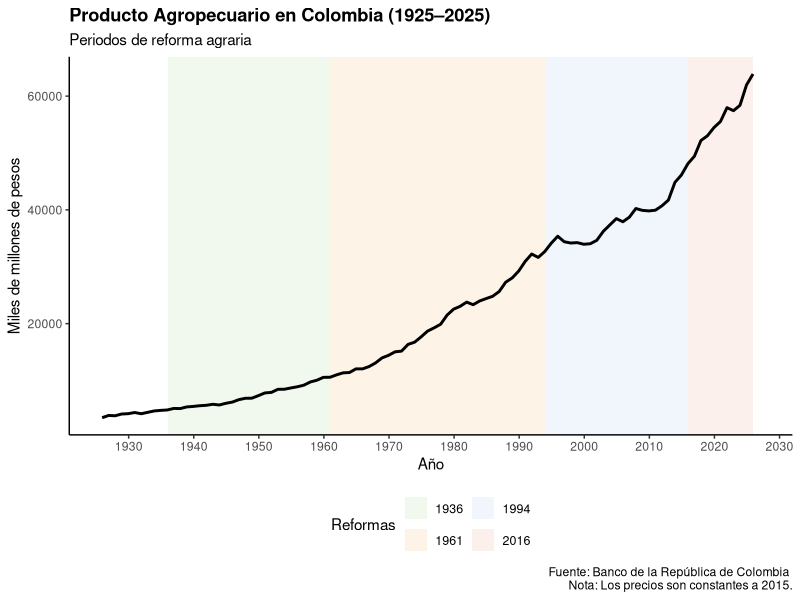

Write the R code that produced this figure.
## ---- chunk 1
# grafica de las series de tiempo del producto agropecuario y del consumo de los hogares
library(ggplot2)
library(readr)
# Cargar los datos
df_producto_agropecuario <- read_csv("Base_100_Anios_Construccion.csv")
df_consumo_final <- read_csv("Base_100_Anios_Consumo.csv")

# Unimos las dos series en un solo data frame para graficar
df <- data.frame(
    Año = df_producto_agropecuario$Año,
    Producto_Agropecuario = df_producto_agropecuario$Valor,
    Consumo_Hogares = df_consumo_final$Valor
)

df$Año <- as.Date(as.character(df$Año), format = "%Y")

reformas <- data.frame(
  inicio = as.Date(c("1936-01-01", "1961-01-01", "1994-01-01", "2016-01-01")),
  fin    = as.Date(c("1960-12-31", "1993-12-31", "2015-12-31", "2025-12-31")),
  nombre = c("1936", "1961", "1994", "2016"),
  fill   = c("#c7e9c0", "#fdd0a2", "#c6dbef", "#f4c3b5ff")
)

ggplot(df, aes(x = Año, y = Producto_Agropecuario)) +
  geom_rect(
    data = reformas,
    aes(xmin = inicio, xmax = fin, ymin = -Inf, ymax = Inf, fill = nombre),
    alpha = 0.25, inherit.aes = FALSE
  ) +
  scale_fill_manual(values = setNames(reformas$fill, reformas$nombre)) +
  geom_line(size = 1, color = "black") +
  labs(
    title = "Producto Agropecuario en Colombia (1925–2025)",
    subtitle = "Periodos de reforma agraria",
    x = "Año",
    y = "Miles de millones de pesos",
    fill = "Reformas",
  caption = "Fuente: Banco de la República de Colombia \n Nota: Los precios son constantes a 2015."
  ) +
  coord_cartesian(xlim = c(min(df$Año), max(df$Año) + 365)) +
  scale_x_date(date_breaks = "10 years", date_labels = "%Y") +
  theme_classic() +
  theme(legend.position = "bottom", legend.text = element_text(size = 9), plot.title = element_text(face = "bold")) +
  guides(fill = guide_legend(nrow = 2))
## ---- chunk 2

library(tseries)
library(readr)
library(strucchange)
library(forecast)
library(urca)
library(knitr)
library(kableExtra)

# Cargar datos
df <- read_csv("Base_100_Anios_Construccion.csv")
ts_producto <- ts(df$Valor, 
                   start = min(df$Año), 
                   end = max(df$Año))

bp <- breakpoints(Valor ~ Año, data = df)

idx <- bp$breakpoints

quiebres <- data.frame(
  Año = as.integer(df$Año[idx]),
  Producto_Agropecuario = as.numeric(df$Valor[idx])
)

kable(quiebres, align = "c", booktabs = TRUE) %>%
  kable_styling(
    latex_options = c("hold_position"),
    position = "center",
    full_width = FALSE
  ) %>%
  column_spec(1, bold = TRUE) %>%
  add_header_above(c("Quiebres Estructurales Identificados" = 2))
## ---- chunk 3
# --- Tendencia ---
df$t <- 1:nrow(df)

# --- Bai-Perron ---
bp <- breakpoints(Valor ~ t, data = df)

# --- Modelo con regímenes ---
modelo <- lm(Valor ~ breakfactor(bp) + breakfactor(bp):t, data = df)

# --- Extraer pendientes ---
coefs <- coef(modelo)
pendientes <- coefs[grep(":t", names(coefs))]

# --- Calcular cambios en pendiente ---
cambios <- diff(pendientes)

# --- Fechas de quiebres ---
fechas_quiebre <- as.integer(df$Año[bp$breakpoints])

# --- Tabla final ---
tabla_cambios <- data.frame(
  Año_Quiebre = fechas_quiebre,
  Cambio_Pendiente = as.numeric(cambios)
)

# --- Tabla bonita ---
kable(tabla_cambios, align = "c", booktabs = TRUE) %>%
  kable_styling(
    latex_options = c("hold_position"),
    position = "center",
    full_width = FALSE
  ) %>%
  column_spec(1, bold = TRUE) %>%
  add_header_above(c("Cambios en la Pendiente en los Quiebres" = 2))
## ---- chunk 4
# Cargar datos
df_completo <- read_csv("Base_100_Anios_Completa.csv")
# Convertir a series de tiempo
ts_producto_agropecuario <- ts(
  df_completo$Producto_Agropecuario,
  start = min(df_completo$Año),
  frequency = 1
)

ts_consumo_hogares <- ts(
  df_completo$Consumo_Hogares,
  start = min(df_completo$Año),
  frequency = 1
)
# Prueba de cointregación de Engle y Granger
modelo_coint <- lm(ts_producto_agropecuario ~ ts_consumo_hogares)
residuos <- resid(modelo_coint)
prueba_coint <- ur.df(residuos, type = "none", lags = 1)

prueba_drift <- ur.df(residuos, type = "drift", lags = 1)

prueba_trend <-ur.df(residuos, type = "trend", lags = 1)

## ---- chunk 5
library(dplyr)
library(knitr)
library(kableExtra)

tabla_coint <- data.frame(
  Especificacion = c("Sin constante", "Con constante", "Con tendencia"),
  Estadistico_ADF = c(
    prueba_coint@teststat[1],
    prueba_drift@teststat[1],
    prueba_trend@teststat[1]
  ),
  critico_5 = c(
    prueba_coint@cval[1, "5pct"],
    prueba_drift@cval[1, "5pct"],
    prueba_trend@cval[1, "5pct"]
  )
) %>%
  mutate(
    Resultado = ifelse(
      Estadistico_ADF < critico_5,
      "Cointegración",
      "No cointegración"
    )
  )

kable(tabla_coint,
      col.names = c("Especificación", "Estadístico ADF", "Valor crítico (5%)", "Conclusión"),
      digits = 3, booktabs = TRUE, align = "c") %>%
  kable_styling(
    latex_options = c("hold_position"),
    position = "center",
    full_width = FALSE
  ) %>%
  add_header_above(c("Prueba de Cointegración de Engle–Granger" = 4))
## ---- chunk 6
library(dplyr)
library(purrr)
library(broom)
library(kableExtra)

# --- 1. Preparar datos ---
df_completo <- df_completo %>%
  arrange(Año) %>%
  mutate(
    y  = log(Producto_Agropecuario),
    dy = y - lag(y),
    
    c  = log(Consumo_Hogares),
    dc = c - lag(c),
    
    dy_l1 = lag(dy, 1)
  )

# --- 2. Definir reformas ---
reformas <- c(1936, 1961, 1994, 2016)

# --- 3. Horizonte ---
H <- 10

# --- 4. Función simple ---
estimar_lp <- function(anio) {
  
  df_temp <- df_completo %>%
    mutate(dummy = ifelse(Año >= anio, 1, 0))
  
  map_dfr(0:H, function(h) {
    
    base <- df_temp %>%
      mutate(dy_lead = dplyr::lead(dy, h)) %>%
      filter(!is.na(dy_lead), !is.na(dy_l1), !is.na(dc))
    
    modelo <- lm(dy_lead ~ dummy + dy_l1 + dc, data = base)
    
    tidy(modelo) %>%
      filter(term == "dummy") %>%
      transmute(
        reforma = anio,
        h = h,
        beta = estimate,
        p_value = p.value
      )
  })
}

# --- 5. Correr los 4 modelos ---
resultados <- map_dfr(reformas, estimar_lp)

# --- 6. Tabla final (sin agregaciones raras) ---
tabla <- resultados %>%
  mutate(
    sig = ifelse(p_value < 0.05, "*", "")
  ) %>%
  select(Reforma = reforma, Horizonte = h, Beta = beta, `p-valor` = p_value, Sig = sig)

# --- 7. Mostrar tabla ---
tabla_sig <- tabla %>%
  filter(`p-valor` < 0.05)

kable(tabla_sig, digits = 3, booktabs = TRUE, align = "c") %>%
  kable_styling(
    latex_options = c("hold_position"),
    position = "center",
    full_width = FALSE
  ) %>%
  add_header_above(c("Efectos Significativos de las Reformas (Proyecciones Locales)" = 5))
